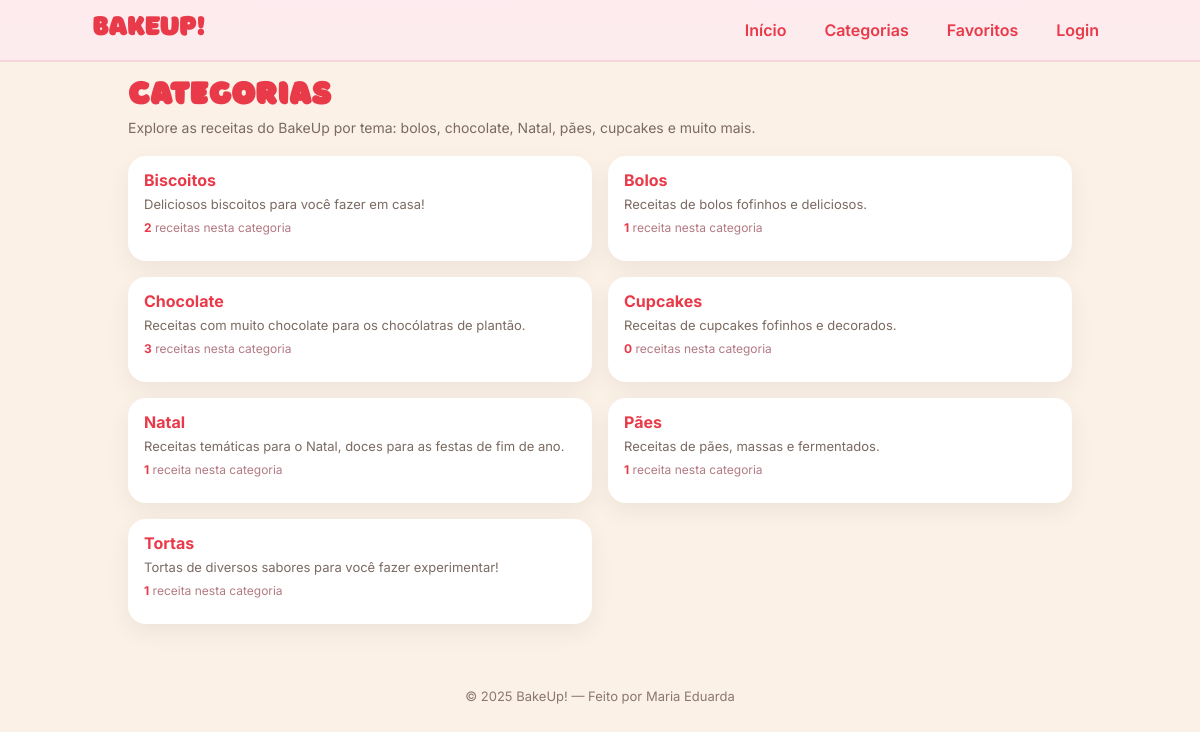
Page /categorias/ on the committed database.
### blog/models.py (models this page shows, shortened)
class Category(models.Model):
    name = models.CharField("Nome", max_length=100, unique=True)
    description = models.TextField("Descrição", blank=True)
    class Meta:
        verbose_name = "Categoria"
        verbose_name_plural = "Categorias"
        ordering = ["name"]

### blog/views.py (the view)
# urls.py: path('categorias/', CategoryListView.as_view(), name='category_list'),
class CategoryListView(ListView):
    model = Category
    template_name = 'blog/category_list.html'
    context_object_name = 'categories'
    ordering = ['name']

### templates/blog/category_list.html (shortened to what this page needs)
{% extends "base.html" %}
{% load static %}
{% block content %}
<section class="bk-cat-page">
  <h1 class="bk-cat-title">Categorias</h1>
  <p class="bk-cat-subtitle">
    Explore as receitas do BakeUp por tema: bolos, chocolate, Natal, pães, cupcakes e muito mais.
  </p>
  {% if categories %}
    <div class="bk-cat-grid">
      {% for category in categories %}
        <article class="bk-cat-card">
          <a href="{% url 'blog:category_detail' category.pk %}" class="bk-cat-name">
            {{ category.name }}
          </a>
          {% if category.description %}
            <p class="bk-cat-description">
              {{ category.description }}
            </p>
          {% endif %}
          <p class="bk-cat-meta">
            <strong>{{ category.posts.count }}</strong>
            {% if category.posts.count == 1 %}
              receita nesta categoria
            {% else %}
              receitas nesta categoria
            {% endif %}
          </p>
        </article>
      {% endfor %}
    </div>
  {% else %}
    <p>Não há categorias cadastradas ainda.</p>
  {% endif %}
</section>
{% endblock %}

### templates/base.html (shortened to what this page needs)
{% load static %}
<!doctype html>
<html lang="pt-BR">
<head>
</head>
<body>
  <header class="nav">
    <div class="nav-inner">
      <a class="logo" href="{% url 'blog:post_list' %}">BAKEUP!</a>
      <nav class="menu">
        <a href="{% url 'blog:post_list' %}">Início</a>
        <a href="{% url 'blog:category_list' %}">Categorias</a>
        <a href="{% url 'blog:favorites_list' %}">Favoritos</a>
        {% if user.is_authenticated %}
          <span class="menu-user">Olá, {{ user.username }}!</span>
          <form action="{% url 'blog:logout' %}" method="post">
            {% csrf_token %}
            <button type="submit" class="menu-logout-btn">
              Sair
            </button>
          </form>
        {% else %}
          <a href="{% url 'login' %}">Login</a>
        {% endif %}
      </nav>
    </div>
  </header>
  {% block content %}{% endblock %}
  <footer>© {% now "Y" %} BakeUp! — Feito por Maria Eduarda</footer>
</body>
</html>

### templates/base.html (style rules this page uses)
:root { --bg:#fbf1e7; --ink:#e93a4a; --text:#5a4b44; --muted:#7b6a62; --chip:#ffe6ed; --card:#ffffff; --radius:22px; --shadow:0 8px 24px rgba(0,0,0,.06); }
* { box-sizing:border-box }
html,body { margin:0 }
body { background:var(--bg); font-family:Inter,system-ui,Segoe UI,Arial; color:var(--text) }
.nav { position:sticky; top:0; z-index:20; background:linear-gradient(#fdebeff5,#fdebefd8); border-bottom:2px solid #f5d6db }
.nav-inner { max-width:1050px; margin:auto; padding:14px 18px; display:flex; align-items:center; gap:18px }
.logo { font-family:"Boorsok",cursive; font-weight:50; font-size:28px; color:var(--ink); text-decoration:none }
.menu { display:flex; gap:22px; margin-left:auto; align-items:center; }
.menu a { text-decoration:none; color:#e93a4a; font-weight:600; padding:6px 8px; border-radius:12px }
footer { text-align:center; padding:24px 18px 36px; color:#8b7770; font-size:13px }

### templates/blog/category_list.html (style rules this page uses)
.bk-cat-page { max-width: 980px; margin: 26px auto 40px; padding: 0 18px; }
.bk-cat-title { font-family: "Boorsok","Baloo 2",cursive; font-size: 32px; color:#e93a4a; margin: 0 0 10px; letter-spacing: 1.2px; font-size: 200; }
.bk-cat-subtitle { margin:0 0 20px; font-size:14px; color:#7b6a62; }
.bk-cat-grid { display:grid; grid-template-columns: repeat(2, minmax(0,1fr)); gap:16px; }
.bk-cat-card { background:#ffffff; border-radius:18px; box-shadow:0 8px 24px rgba(0,0,0,.06); padding:14px 16px; display:flex; flex-direction:column; gap:6px; }
.bk-cat-name { font-size:16px; font-weight:700; color:#e93a4a; text-decoration:none; }
.bk-cat-description { font-size:13px; color:#7b6a62; margin:0; }
.bk-cat-meta { font-size:12px; color:#b27a84; margin-top:2px; }
.bk-cat-meta strong { color:#e93a4a; }

### rows in the picture
Category: name "Biscoitos", description "Deliciosos biscoitos para você fazer em casa!", posts.count "2", shows "receitas nesta categoria"
Category: name "Bolos", description "Receitas de bolos fofinhos e deliciosos.", posts.count "1", shows "receita nesta categoria"
Category: name "Chocolate", description "Receitas com muito chocolate para os chocólatras de plantão.", posts.count "3", shows "receitas nesta categoria"
Category: name "Cupcakes", description "Receitas de cupcakes fofinhos e decorados.", posts.count "0", shows "receitas nesta categoria"
Category: name "Natal", description "Receitas temáticas para o Natal, doces para as festas de fim de ano.", posts.count "1", shows "receita nesta categoria"
Category: name "Pães", description "Receitas de pães, massas e fermentados.", posts.count "1", shows "receita nesta categoria"
Category: name "Tortas", description "Tortas de diversos sabores para você fazer experimentar!", posts.count "1", shows "receita nesta categoria"
